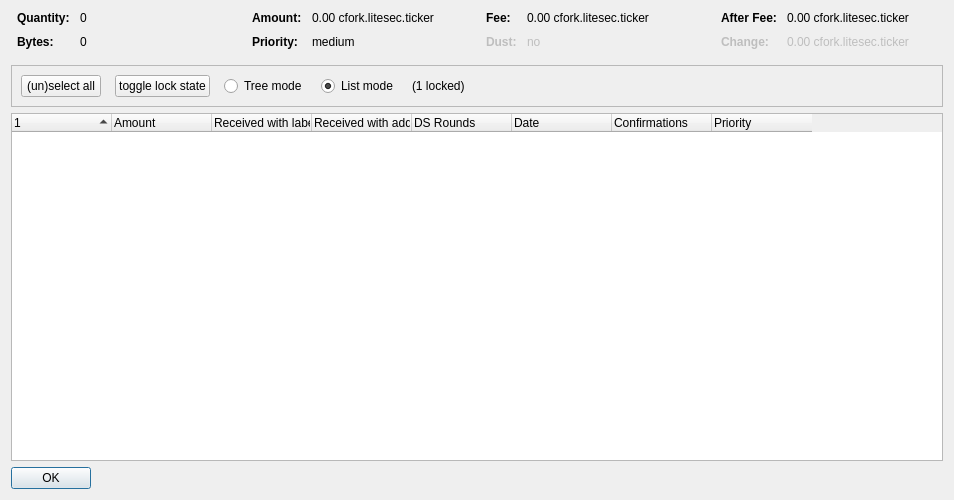
<?xml version="1.0" encoding="UTF-8"?>
<ui version="4.0">
 <class>CoinControlDialog</class>
 <widget class="QDialog" name="CoinControlDialog">
  <property name="geometry">
   <rect>
    <x>0</x>
    <y>0</y>
    <width>954</width>
    <height>500</height>
   </rect>
  </property>
  <property name="windowTitle">
   <string>Coin Selection</string>
  </property>
  <layout class="QVBoxLayout" name="verticalLayout">
   <item>
    <layout class="QHBoxLayout" name="horizontalLayoutTop" stretch="0,0,0,0">
     <property name="topMargin">
      <number>0</number>
     </property>
     <property name="bottomMargin">
      <number>10</number>
     </property>
     <item>
      <layout class="QFormLayout" name="formLayoutCoinControl1">
       <property name="horizontalSpacing">
        <number>10</number>
       </property>
       <property name="verticalSpacing">
        <number>10</number>
       </property>
       <property name="leftMargin">
        <number>6</number>
       </property>
       <property name="rightMargin">
        <number>6</number>
       </property>
       <item row="0" column="0">
        <widget class="QLabel" name="labelCoinControlQuantityText">
         <property name="font">
          <font>
           <weight>75</weight>
           <bold>true</bold>
          </font>
         </property>
         <property name="text">
          <string>Quantity:</string>
         </property>
        </widget>
       </item>
       <item row="0" column="1">
        <widget class="QLabel" name="labelCoinControlQuantity">
         <property name="cursor">
          <cursorShape>IBeamCursor</cursorShape>
         </property>
         <property name="contextMenuPolicy">
          <enum>Qt::ActionsContextMenu</enum>
         </property>
         <property name="text">
          <string notr="true">0</string>
         </property>
         <property name="textInteractionFlags">
          <set>Qt::LinksAccessibleByMouse|Qt::TextSelectableByKeyboard|Qt::TextSelectableByMouse</set>
         </property>
        </widget>
       </item>
       <item row="1" column="0">
        <widget class="QLabel" name="labelCoinControlBytesText">
         <property name="font">
          <font>
           <weight>75</weight>
           <bold>true</bold>
          </font>
         </property>
         <property name="text">
          <string>Bytes:</string>
         </property>
        </widget>
       </item>
       <item row="1" column="1">
        <widget class="QLabel" name="labelCoinControlBytes">
         <property name="cursor">
          <cursorShape>IBeamCursor</cursorShape>
         </property>
         <property name="contextMenuPolicy">
          <enum>Qt::ActionsContextMenu</enum>
         </property>
         <property name="text">
          <string notr="true">0</string>
         </property>
         <property name="textInteractionFlags">
          <set>Qt::LinksAccessibleByMouse|Qt::TextSelectableByKeyboard|Qt::TextSelectableByMouse</set>
         </property>
        </widget>
       </item>
      </layout>
     </item>
     <item>
      <layout class="QFormLayout" name="formLayoutCoinControl2">
       <property name="horizontalSpacing">
        <number>10</number>
       </property>
       <property name="verticalSpacing">
        <number>10</number>
       </property>
       <property name="leftMargin">
        <number>6</number>
       </property>
       <property name="rightMargin">
        <number>6</number>
       </property>
       <item row="0" column="0">
        <widget class="QLabel" name="labelCoinControlAmountText">
         <property name="font">
          <font>
           <weight>75</weight>
           <bold>true</bold>
          </font>
         </property>
         <property name="text">
          <string>Amount:</string>
         </property>
        </widget>
       </item>
       <item row="0" column="1">
        <widget class="QLabel" name="labelCoinControlAmount">
         <property name="cursor">
          <cursorShape>IBeamCursor</cursorShape>
         </property>
         <property name="contextMenuPolicy">
          <enum>Qt::ActionsContextMenu</enum>
         </property>
         <property name="text">
          <string notr="true">0.00 cfork.litesec.ticker</string>
         </property>
         <property name="textInteractionFlags">
          <set>Qt::LinksAccessibleByMouse|Qt::TextSelectableByKeyboard|Qt::TextSelectableByMouse</set>
         </property>
        </widget>
       </item>
       <item row="1" column="0">
        <widget class="QLabel" name="labelCoinControlPriorityText">
         <property name="font">
          <font>
           <weight>75</weight>
           <bold>true</bold>
          </font>
         </property>
         <property name="text">
          <string>Priority:</string>
         </property>
        </widget>
       </item>
       <item row="1" column="1">
        <widget class="QLabel" name="labelCoinControlPriority">
         <property name="cursor">
          <cursorShape>IBeamCursor</cursorShape>
         </property>
         <property name="contextMenuPolicy">
          <enum>Qt::ActionsContextMenu</enum>
         </property>
         <property name="text">
          <string>medium</string>
         </property>
         <property name="textInteractionFlags">
          <set>Qt::LinksAccessibleByMouse|Qt::TextSelectableByKeyboard|Qt::TextSelectableByMouse</set>
         </property>
        </widget>
       </item>
      </layout>
     </item>
     <item>
      <layout class="QFormLayout" name="formLayoutCoinControl3">
       <property name="horizontalSpacing">
        <number>10</number>
       </property>
       <property name="verticalSpacing">
        <number>10</number>
       </property>
       <property name="leftMargin">
        <number>6</number>
       </property>
       <property name="rightMargin">
        <number>6</number>
       </property>
       <item row="0" column="0">
        <widget class="QLabel" name="labelCoinControlFeeText">
         <property name="font">
          <font>
           <weight>75</weight>
           <bold>true</bold>
          </font>
         </property>
         <property name="text">
          <string>Fee:</string>
         </property>
        </widget>
       </item>
       <item row="0" column="1">
        <widget class="QLabel" name="labelCoinControlFee">
         <property name="cursor">
          <cursorShape>IBeamCursor</cursorShape>
         </property>
         <property name="contextMenuPolicy">
          <enum>Qt::ActionsContextMenu</enum>
         </property>
         <property name="text">
          <string notr="true">0.00 cfork.litesec.ticker</string>
         </property>
         <property name="textInteractionFlags">
          <set>Qt::LinksAccessibleByMouse|Qt::TextSelectableByKeyboard|Qt::TextSelectableByMouse</set>
         </property>
        </widget>
       </item>
       <item row="1" column="0">
        <widget class="QLabel" name="labelCoinControlLowOutputText">
         <property name="enabled">
          <bool>false</bool>
         </property>
         <property name="font">
          <font>
           <weight>75</weight>
           <bold>true</bold>
          </font>
         </property>
         <property name="text">
          <string>Dust:</string>
         </property>
        </widget>
       </item>
       <item row="1" column="1">
        <widget class="QLabel" name="labelCoinControlLowOutput">
         <property name="enabled">
          <bool>false</bool>
         </property>
         <property name="cursor">
          <cursorShape>IBeamCursor</cursorShape>
         </property>
         <property name="contextMenuPolicy">
          <enum>Qt::ActionsContextMenu</enum>
         </property>
         <property name="text">
          <string>no</string>
         </property>
         <property name="textInteractionFlags">
          <set>Qt::LinksAccessibleByMouse|Qt::TextSelectableByKeyboard|Qt::TextSelectableByMouse</set>
         </property>
        </widget>
       </item>
      </layout>
     </item>
     <item>
      <layout class="QFormLayout" name="formLayoutCoinControl4">
       <property name="horizontalSpacing">
        <number>10</number>
       </property>
       <property name="verticalSpacing">
        <number>10</number>
       </property>
       <property name="leftMargin">
        <number>6</number>
       </property>
       <property name="rightMargin">
        <number>6</number>
       </property>
       <item row="0" column="0">
        <widget class="QLabel" name="labelCoinControlAfterFeeText">
         <property name="font">
          <font>
           <weight>75</weight>
           <bold>true</bold>
          </font>
         </property>
         <property name="text">
          <string>After Fee:</string>
         </property>
        </widget>
       </item>
       <item row="0" column="1">
        <widget class="QLabel" name="labelCoinControlAfterFee">
         <property name="cursor">
          <cursorShape>IBeamCursor</cursorShape>
         </property>
         <property name="contextMenuPolicy">
          <enum>Qt::ActionsContextMenu</enum>
         </property>
         <property name="text">
          <string notr="true">0.00 cfork.litesec.ticker</string>
         </property>
         <property name="textInteractionFlags">
          <set>Qt::LinksAccessibleByMouse|Qt::TextSelectableByKeyboard|Qt::TextSelectableByMouse</set>
         </property>
        </widget>
       </item>
       <item row="1" column="0">
        <widget class="QLabel" name="labelCoinControlChangeText">
         <property name="enabled">
          <bool>false</bool>
         </property>
         <property name="font">
          <font>
           <weight>75</weight>
           <bold>true</bold>
          </font>
         </property>
         <property name="text">
          <string>Change:</string>
         </property>
        </widget>
       </item>
       <item row="1" column="1">
        <widget class="QLabel" name="labelCoinControlChange">
         <property name="enabled">
          <bool>false</bool>
         </property>
         <property name="cursor">
          <cursorShape>IBeamCursor</cursorShape>
         </property>
         <property name="contextMenuPolicy">
          <enum>Qt::ActionsContextMenu</enum>
         </property>
         <property name="text">
          <string notr="true">0.00 cfork.litesec.ticker</string>
         </property>
         <property name="textInteractionFlags">
          <set>Qt::LinksAccessibleByMouse|Qt::TextSelectableByKeyboard|Qt::TextSelectableByMouse</set>
         </property>
        </widget>
       </item>
      </layout>
     </item>
    </layout>
   </item>
   <item>
    <widget class="QFrame" name="frame">
     <property name="minimumSize">
      <size>
       <width>0</width>
       <height>40</height>
      </size>
     </property>
     <property name="frameShape">
      <enum>QFrame::StyledPanel</enum>
     </property>
     <property name="frameShadow">
      <enum>QFrame::Sunken</enum>
     </property>
     <layout class="QHBoxLayout" name="horizontalLayout">
      <item>
       <layout class="QHBoxLayout" name="horizontalLayoutPanel" stretch="0,0,0,0,0,0">
        <property name="spacing">
         <number>14</number>
        </property>
        <item>
         <widget class="QPushButton" name="pushButtonSelectAll">
          <property name="sizePolicy">
           <sizepolicy hsizetype="Maximum" vsizetype="Fixed">
            <horstretch>0</horstretch>
            <verstretch>0</verstretch>
           </sizepolicy>
          </property>
          <property name="text">
           <string>(un)select all</string>
          </property>
          <property name="autoDefault">
           <bool>false</bool>
          </property>
         </widget>
        </item>
        <item>
         <widget class="QPushButton" name="pushButtonToggleLock">
          <property name="sizePolicy">
           <sizepolicy hsizetype="Maximum" vsizetype="Fixed">
            <horstretch>0</horstretch>
            <verstretch>0</verstretch>
           </sizepolicy>
          </property>
          <property name="text">
           <string>toggle lock state</string>
          </property>
          <property name="autoDefault">
           <bool>false</bool>
          </property>
         </widget>
        </item>
        <item>
         <widget class="QRadioButton" name="radioTreeMode">
          <property name="sizePolicy">
           <sizepolicy hsizetype="Maximum" vsizetype="Fixed">
            <horstretch>0</horstretch>
            <verstretch>0</verstretch>
           </sizepolicy>
          </property>
          <property name="text">
           <string>Tree mode</string>
          </property>
         </widget>
        </item>
        <item>
         <widget class="QRadioButton" name="radioListMode">
          <property name="sizePolicy">
           <sizepolicy hsizetype="Maximum" vsizetype="Fixed">
            <horstretch>0</horstretch>
            <verstretch>0</verstretch>
           </sizepolicy>
          </property>
          <property name="text">
           <string>List mode</string>
          </property>
          <property name="checked">
           <bool>true</bool>
          </property>
         </widget>
        </item>
        <item>
         <widget class="QLabel" name="labelLocked">
          <property name="text">
           <string>(1 locked)</string>
          </property>
         </widget>
        </item>
        <item>
         <spacer name="horizontalSpacer">
          <property name="orientation">
           <enum>Qt::Horizontal</enum>
          </property>
          <property name="sizeHint" stdset="0">
           <size>
            <width>40</width>
            <height>20</height>
           </size>
          </property>
         </spacer>
        </item>
       </layout>
      </item>
     </layout>
    </widget>
   </item>
   <item>
    <widget class="CoinControlTreeWidget" name="treeWidget">
     <property name="contextMenuPolicy">
      <enum>Qt::CustomContextMenu</enum>
     </property>
     <property name="sortingEnabled">
      <bool>false</bool>
     </property>
     <property name="columnCount">
      <number>8</number>
     </property>
     <attribute name="headerShowSortIndicator" stdset="0">
      <bool>true</bool>
     </attribute>
     <attribute name="headerStretchLastSection">
      <bool>false</bool>
     </attribute>
     <column>
      <property name="text">
       <string/>
      </property>
     </column>
     <column>
      <property name="text">
       <string>Amount</string>
      </property>
     </column>
     <column>
      <property name="text">
       <string>Received with label</string>
      </property>
     </column>
     <column>
      <property name="text">
       <string>Received with address</string>
      </property>
     </column>
     <column>
      <property name="text">
       <string>DS Rounds</string>
      </property>
     </column>
     <column>
      <property name="text">
       <string>Date</string>
      </property>
     </column>
     <column>
      <property name="text">
       <string>Confirmations</string>
      </property>
      <property name="toolTip">
       <string>Confirmed</string>
      </property>
     </column>
     <column>
      <property name="text">
       <string>Priority</string>
      </property>
     </column>
    </widget>
   </item>
   <item>
    <widget class="QDialogButtonBox" name="buttonBox">
     <property name="sizePolicy">
      <sizepolicy hsizetype="Maximum" vsizetype="Fixed">
       <horstretch>0</horstretch>
       <verstretch>0</verstretch>
      </sizepolicy>
     </property>
     <property name="orientation">
      <enum>Qt::Horizontal</enum>
     </property>
     <property name="standardButtons">
      <set>QDialogButtonBox::Ok</set>
     </property>
    </widget>
   </item>
  </layout>
 </widget>
 <customwidgets>
  <customwidget>
   <class>CoinControlTreeWidget</class>
   <extends>QTreeWidget</extends>
   <header>coincontroltreewidget.h</header>
  </customwidget>
 </customwidgets>
 <resources/>
 <connections/>
</ui>
